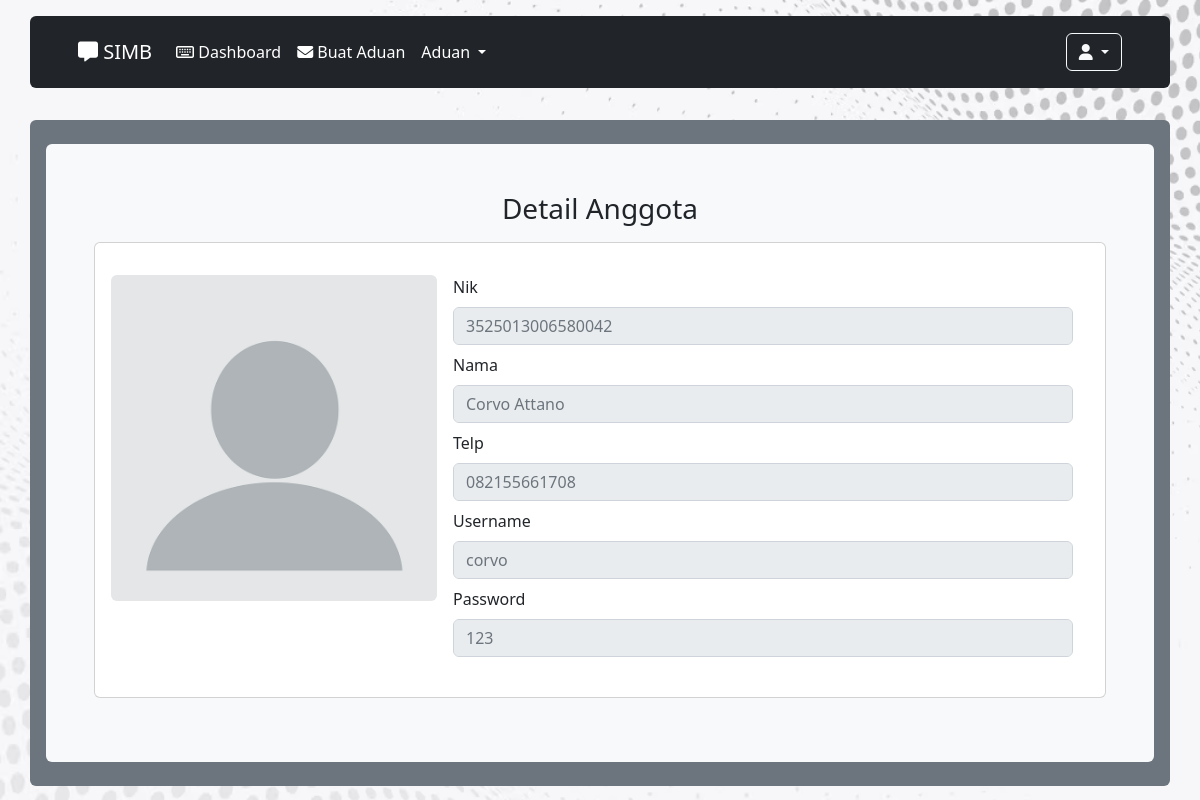
Page /detail_anggota.php?nik=3525013006580042 (signed in) on the committed database.
### tables this page shows
CREATE TABLE `masyarakat` (
  `nik` varchar(16) NOT NULL,
  `nama` varchar(35) NOT NULL,
  `username` varchar(25) NOT NULL,
  `password` varchar(50) NOT NULL,
  `telp` varchar(13) NOT NULL
);

### detail_anggota.php (the view, shortened to what this page needs)
<?php
        if(!empty($_SESSION['nik_login']))
        {
        include "header2.php";
        include "koneksi.php";
            $id_masyarakat   = $_GET['nik'];
            $sql_masyarakat  = "SELECT * FROM masyarakat WHERE nik = '$id_masyarakat'";
            $eks_masyarakat  = mysqli_query($koneksi, $sql_masyarakat);
            $data_masyarakat = mysqli_fetch_array($eks_masyarakat);
?>
<div class="container-fluid">
    <?php
            include "navbar2.php";
        ?>
    <div class="container bg-secondary rounded px-3 py-4 my-3">
        <div class="rounded bg-light">
            <div class="py-5 px-5">
            <divc class="card-header text-center ">
                    <h3>Detail Anggota</h3>
                </divc>
                <div class="card my-3" style="max-width: 1240px;">
                    <div class="row g-0 px-3 py-3">
                        <div class="col-md-4">
                            <img src="img_properti//pfp.jpg" class="img-fluid rounded mt-3"
                                alt="...">
                        </div>
                        <div class="col-md-8">
                            <div class="card-body">
                                <form>
                                    <div class="">
                                        <label for="exampleInputEmail1" class="form-label">Nik</label>
                                        <input type="text" class="form-control" id="exampleInputEmail1"
                                            aria-describedby="emailHelp" disabled placeholder="<?php echo $data_masyarakat['nik']; ?>">
                                    </div>
                                    <div class="my-2">
                                        <label for="exampleInputPassword1" class="form-label">Nama</label>
                                        <input type="text" class="form-control" id="exampleInputPassword1" disabled
                                        placeholder="<?php echo $data_masyarakat['nama']; ?>" >
                                    </div>
                                    <div class="my-2">
                                        <label for="exampleInputPassword1" class="form-label">Telp</label>
                                        <input type="text" class="form-control" id="exampleInputPassword1" disabled
                                        placeholder="<?php echo $data_masyarakat['telp']; ?>" >
                                    </div>
                                    <div class="my-2">
                                        <label for="exampleInputPassword1" class="form-label">Username</label>
                                        <input type="text" class="form-control" id="exampleInputPassword1" disabled
                                        placeholder="<?php echo $data_masyarakat['username']; ?>" >
                                    </div>
                                    <div class="my-2">
                                        <label for="exampleInputPassword1" class="form-label">Password</label>
                                        <input type="text" class="form-control" id="exampleInputPassword1" disabled
                                        placeholder="<?php echo $data_masyarakat['password']; ?>" >
                                    </div>
                                </form>
                            </div>
                        </div>
                    </div>
                </div>
            </div>
        </div>
    </div>
</div>
<?php
    include "footer2.php";
    }
    else
    {
        header("location:form_login.php");
    }
?>

### rows in the picture
masyarakat: nik "3525013006580042", nama "Corvo Attano", telp "082155661708", username "corvo", password "123"
